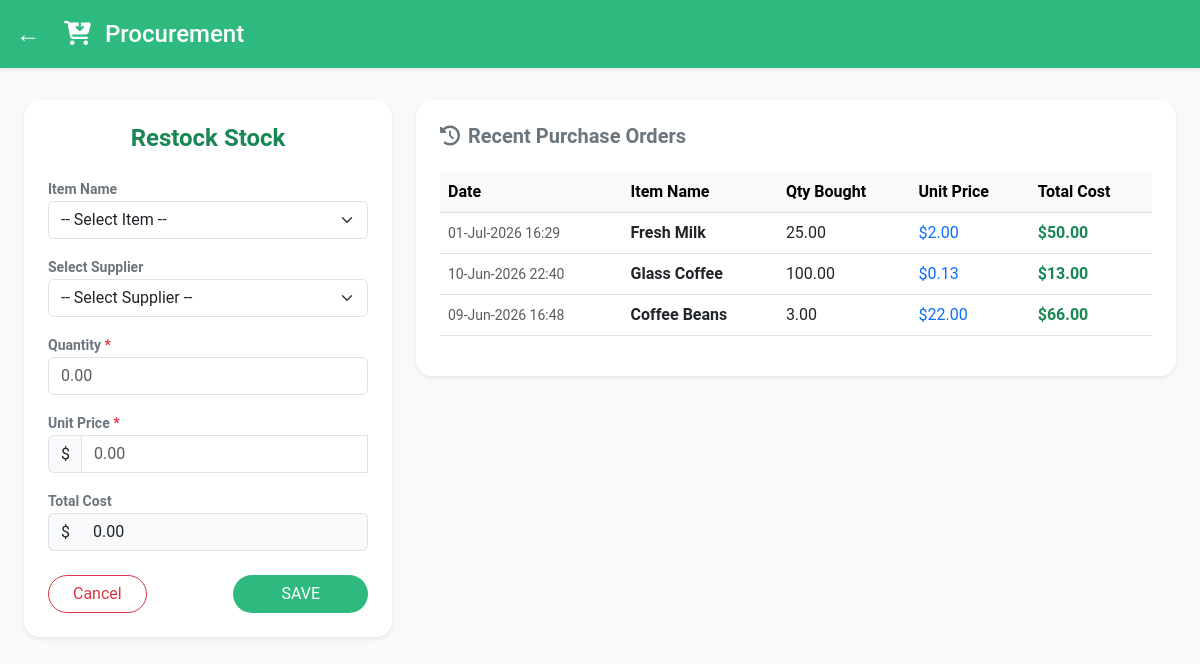
/procurement.php (signed in), run on the app's committed database.
### tables this page shows
CREATE TABLE `purchase_order_details` (
  `po_detail_id` int(11) NOT NULL,
  `qty` decimal(12,2) NOT NULL,
  `unit_price` decimal(12,2) NOT NULL,
  `line_total` decimal(12,2) NOT NULL,
  `po_id` int(11) DEFAULT NULL,
  `item_id` int(11) DEFAULT NULL
);

CREATE TABLE `purchase_orders` (
  `po_id` int(11) NOT NULL,
  `order_date` datetime NOT NULL,
  `total_amount` decimal(12,2) NOT NULL,
  `status` varchar(30) NOT NULL,
  `supplier_id` int(11) DEFAULT NULL,
  `branch_id` int(11) DEFAULT NULL
);

CREATE TABLE `inventory_items` (
  `item_id` int(11) NOT NULL,
  `item_name` varchar(150) NOT NULL,
  `unit` varchar(20) NOT NULL,
  `branch_id` int(11) DEFAULT NULL
);

### procurement.php (the view, shortened to what this page needs)
<?php
    include 'config.php';
    $history_query = mysqli_query($conn, "SELECT pod.*, ii.item_name, po.order_date
                                          FROM purchase_order_details pod
                                          JOIN inventory_items ii ON pod.item_id = ii.item_id
                                          JOIN purchase_orders po ON pod.po_id = po.po_id
                                          ORDER BY po.order_date DESC LIMIT 10");
?>
<!DOCTYPE html>
<html lang="en">
<head>
    <link href="https://cdn.jsdelivr.net/npm/bootstrap@5.3.0/dist/css/bootstrap.min.css" rel="stylesheet">
    <link rel="stylesheet" href="https://cdnjs.cloudflare.com/ajax/libs/font-awesome/6.4.0/css/all.min.css">
    <link href="css&js/procurement.css" rel="stylesheet">
</head>
<body class="bg-light">
    <div class="bg-custom-green text-white p-3 d-flex align-items-center mb-4 fixed-top shadow-sm">
        <a href="admin_dashboard.php" class="text-white text-decoration-none me-3 fs-4">&larr;</a>
        <h4 class="m-0"><i class="fa-solid fa-cart-arrow-down px-2"></i> Procurement</h4>
    </div>
    <div class="container-fluid px-4" style="margin-top: 100px;">
        <div class="row">
            <div class="col-lg-4 col-md-5 mb-4">
                <div class="card border-0 shadow-sm rounded-4">
                    <div class="card-body p-4">
                        <h4 class="text-center text-success fw-bold mb-4">Restock Stock</h4>
                        <form id="restockForm" class="needs-validation" novalidate action="process_restock.php" method="POST">
                            <div class="mb-3">
                                <label class="text-secondary small fw-bold">Item Name</label>
                                <select class="form-select" name="item_id" required>
                                    <option value="" selected disabled>-- Select Item --</option>
                                </select>
                            </div>
                            <div class="mb-3">
                                <label class="text-secondary small fw-bold">Select Supplier</label>
                                <select class="form-select" name="supplier_id" required>
                                    <option value="" selected disabled>-- Select Supplier --</option>
                                </select>
                            </div>
                            <div class="mb-3">
                                <label class="text-secondary small fw-bold">Quantity <span class="text-danger">*</span></label>
                                <input type="number" step="0.01" class="form-control" name="qty" id="qtyInput" required placeholder="0.00">
                            </div>
                            <div class="mb-3">
                                <label class="text-secondary small fw-bold">Unit Price <span class="text-danger">*</span></label>
                                <div class="input-group">
                                    <span class="input-group-text bg-light border-end-0">$</span>
                                    <input type="number" step="0.01" class="form-control" name="unit_price" id="priceInput" required placeholder="0.00">
                                </div>
                            </div>
                            <div class="mb-4">
                                <label class="text-secondary small fw-bold">Total Cost</label>
                                <div class="input-group">
                                    <span class="input-group-text bg-light border-end-0">$</span>
                                    <input type="text" class="form-control bg-light border-start-0" value="0.00" readonly id="totalOutput">
                                </div>
                            </div>
                            <div class="d-flex justify-content-between mt-4">
                                <button type="reset" id="cancelBtn" class="btn btn-outline-danger px-4 rounded-pill">Cancel</button>
                                <button type="submit" class="btn btn-success px-5 rounded-pill bg-custom-green border-0">SAVE</button>
                            </div>
                        </form>
                    </div>
                </div>
            </div>
            <div class="col-lg-8 col-md-7">
                <div class="card border-0 shadow-sm rounded-4 p-4 bg-white">
                    <h5 class="fw-bold mb-4 text-secondary"><i class="fa-solid fa-history me-2"></i>Recent Purchase Orders</h5>
                    <div class="table-responsive">
                        <table class="table table-hover align-middle">
                            <thead class="table-light">
                                <tr>
                                    <th>Date</th>
                                    <th>Item Name</th>
                                    <th>Qty Bought</th>
                                    <th>Unit Price</th>
                                    <th>Total Cost</th>
                                </tr>
                            </thead>
                            <tbody>
                                <?php if(mysqli_num_rows($history_query) > 0): ?>
                                    <?php while($row = mysqli_fetch_assoc($history_query)): ?>
                                        <tr>
                                            <td><small class="text-muted"><?php echo date('d-M-Y H:i', strtotime($row['order_date'])); ?></small></td>
                                            <td class="fw-bold text-dark"><?php echo htmlspecialchars($row['item_name']); ?></td>
                                            <td><?php echo number_format($row['qty'], 2); ?></td>
                                            <td class="text-primary">$<?php echo number_format($row['unit_price'], 2); ?></td>
                                            <td class="text-success fw-bold">$<?php echo number_format($row['line_total'], 2); ?></td>
                                        </tr>
                                    <?php endwhile; ?>
                                <?php else: ?>
                                    <tr>
                                        <td colspan="5" class="text-center text-muted py-4">No restock history found.</td>
                                    </tr>
                                <?php endif; ?>
                            </tbody>
                        </table>
                    </div>
                </div>
            </div>
        </div>
    </div>
</body>
</html>

### css&js/procurement.css (style rules this page uses)
body { background-color: #F8F9F3; overflow: visible; margin-top: 80px; font-family: "Roboto", sans-serif; font-optical-sizing: auto; font-weight: 5px; font-style: normal; font-variation-settings: "wdth" 100; }
.bg-custom-green { background-color: #2EBA7F; }

### data on the page
purchase_order_details: po.order_date "01-Jul-2026 16:29", item.item_name "Fresh Milk", qty "25.00", unit_price "2.00", line_total "50.00"
purchase_order_details: po.order_date "10-Jun-2026 22:40", item.item_name "Glass Coffee", qty "100.00", unit_price "0.13", line_total "13.00"
purchase_order_details: po.order_date "09-Jun-2026 16:48", item.item_name "Coffee Beans", qty "3.00", unit_price "22.00", line_total "66.00"
